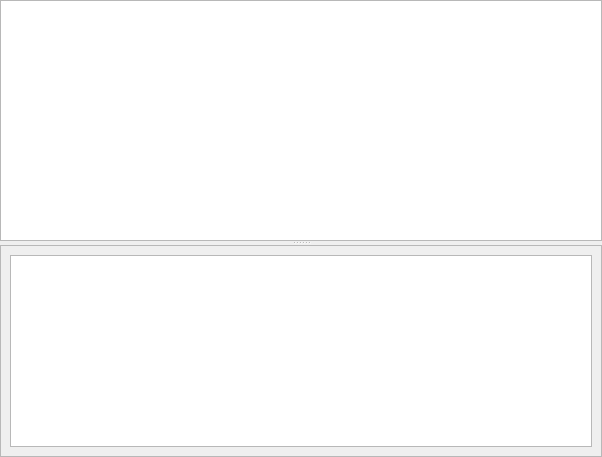
<?xml version="1.0" encoding="UTF-8"?>
<ui version="4.0">
 <class>TlkView</class>
 <widget class="QWidget" name="TlkView">
  <property name="geometry">
   <rect>
    <x>0</x>
    <y>0</y>
    <width>602</width>
    <height>457</height>
   </rect>
  </property>
  <property name="windowTitle">
   <string>Form</string>
  </property>
  <layout class="QVBoxLayout" name="verticalLayout">
   <property name="leftMargin">
    <number>0</number>
   </property>
   <property name="topMargin">
    <number>0</number>
   </property>
   <property name="rightMargin">
    <number>0</number>
   </property>
   <property name="bottomMargin">
    <number>0</number>
   </property>
   <item>
    <widget class="QSplitter" name="splitter">
     <property name="orientation">
      <enum>Qt::Vertical</enum>
     </property>
     <widget class="QTableView" name="tableView">
      <property name="sizePolicy">
       <sizepolicy hsizetype="Expanding" vsizetype="Expanding">
        <horstretch>0</horstretch>
        <verstretch>2</verstretch>
       </sizepolicy>
      </property>
      <property name="alternatingRowColors">
       <bool>true</bool>
      </property>
      <property name="selectionBehavior">
       <enum>QAbstractItemView::SelectRows</enum>
      </property>
      <attribute name="horizontalHeaderVisible">
       <bool>false</bool>
      </attribute>
      <attribute name="horizontalHeaderStretchLastSection">
       <bool>true</bool>
      </attribute>
      <attribute name="verticalHeaderVisible">
       <bool>true</bool>
      </attribute>
      <attribute name="verticalHeaderStretchLastSection">
       <bool>true</bool>
      </attribute>
     </widget>
     <widget class="QFrame" name="frame">
      <property name="frameShape">
       <enum>QFrame::StyledPanel</enum>
      </property>
      <property name="frameShadow">
       <enum>QFrame::Raised</enum>
      </property>
      <layout class="QHBoxLayout" name="horizontalLayout">
       <item>
        <widget class="QPlainTextEdit" name="stringTextEdit"/>
       </item>
      </layout>
     </widget>
    </widget>
   </item>
  </layout>
 </widget>
 <resources/>
 <connections/>
</ui>
